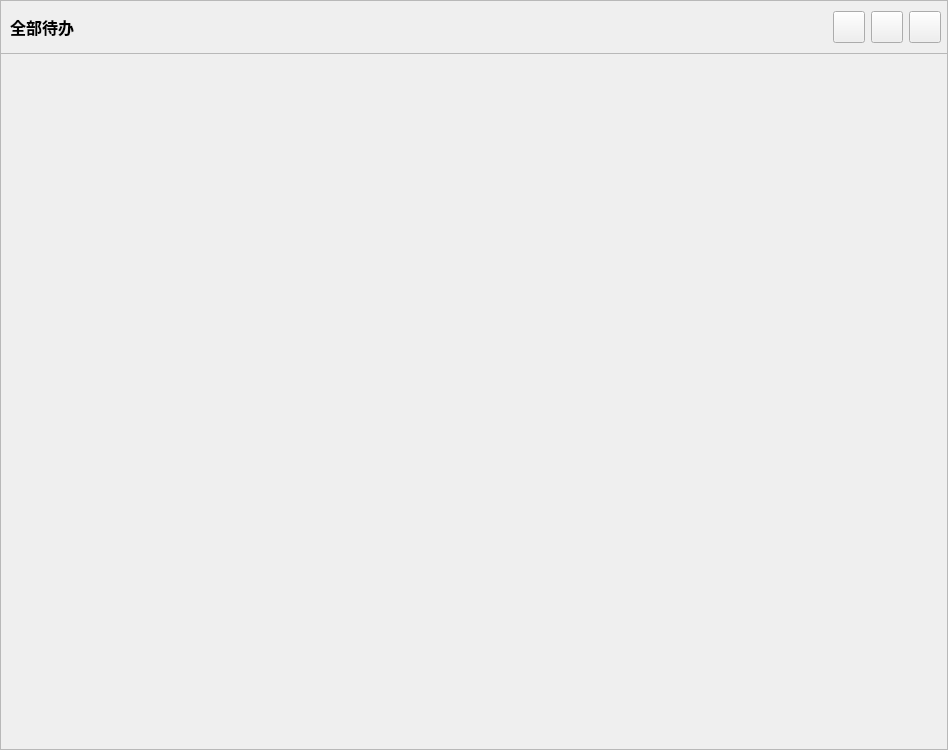
   <widget class="QFrame" name="Frame_bg">
    <property name="geometry">
     <rect>
      <x>230</x>
      <y>9</y>
      <width>948</width>
      <height>750</height>
     </rect>
    </property>
    <property name="frameShape">
     <enum>QFrame::StyledPanel</enum>
    </property>
    <property name="frameShadow">
     <enum>QFrame::Raised</enum>
    </property>
    <widget class="QWidget" name="horizontalLayoutWidget">
     <property name="geometry">
      <rect>
       <x>10</x>
       <y>10</y>
       <width>931</width>
       <height>34</height>
      </rect>
     </property>
     <layout class="QHBoxLayout" name="horizontalLayout_2">
      <item>
       <widget class="QLabel" name="lbGroup">
        <property name="font">
         <font>
          <family>Arial</family>
          <pointsize>12</pointsize>
          <weight>75</weight>
          <bold>true</bold>
         </font>
        </property>
        <property name="text">
         <string>全部待办</string>
        </property>
       </widget>
      </item>
      <item>
       <widget class="QPushButton" name="pushButton_menu">
        <property name="minimumSize">
         <size>
          <width>32</width>
          <height>32</height>
         </size>
        </property>
        <property name="maximumSize">
         <size>
          <width>32</width>
          <height>32</height>
         </size>
        </property>
        <property name="toolTip">
         <string>菜单</string>
        </property>
        <property name="text">
         <string/>
        </property>
        <property name="icon">
         <iconset resource="image.qrc">
          <normaloff>:/image/nav.png</normaloff>:/image/nav.png</iconset>
        </property>
       </widget>
      </item>
      <item>
       <widget class="QPushButton" name="pushButton_min">
        <property name="minimumSize">
         <size>
          <width>32</width>
          <height>32</height>
         </size>
        </property>
        <property name="maximumSize">
         <size>
          <width>32</width>
          <height>32</height>
         </size>
        </property>
        <property name="toolTip">
         <string>缩小窗口到任务栏</string>
        </property>
        <property name="text">
         <string/>
        </property>
        <property name="icon">
         <iconset resource="image.qrc">
          <normaloff>:/image/min.png</normaloff>:/image/min.png</iconset>
        </property>
       </widget>
      </item>
      <item>
       <widget class="QPushButton" name="pushButton_exit">
        <property name="minimumSize">
         <size>
          <width>32</width>
          <height>32</height>
         </size>
        </property>
        <property name="maximumSize">
         <size>
          <width>32</width>
          <height>32</height>
         </size>
        </property>
        <property name="toolTip">
         <string>关闭</string>
        </property>
        <property name="text">
         <string/>
        </property>
        <property name="icon">
         <iconset resource="image.qrc">
          <normaloff>:/image/close.png</normaloff>:/image/close.png</iconset>
        </property>
       </widget>
      </item>
     </layout>
    </widget>
    <widget class="QFrame" name="frame_head">
     <property name="geometry">
      <rect>
       <x>0</x>
       <y>0</y>
       <width>951</width>
       <height>54</height>
      </rect>
     </property>
     <property name="frameShape">
      <enum>QFrame::StyledPanel</enum>
     </property>
     <property name="frameShadow">
      <enum>QFrame::Raised</enum>
     </property>
    </widget>
    <zorder>frame_head</zorder>
    <zorder>horizontalLayoutWidget</zorder>
   </widget>
